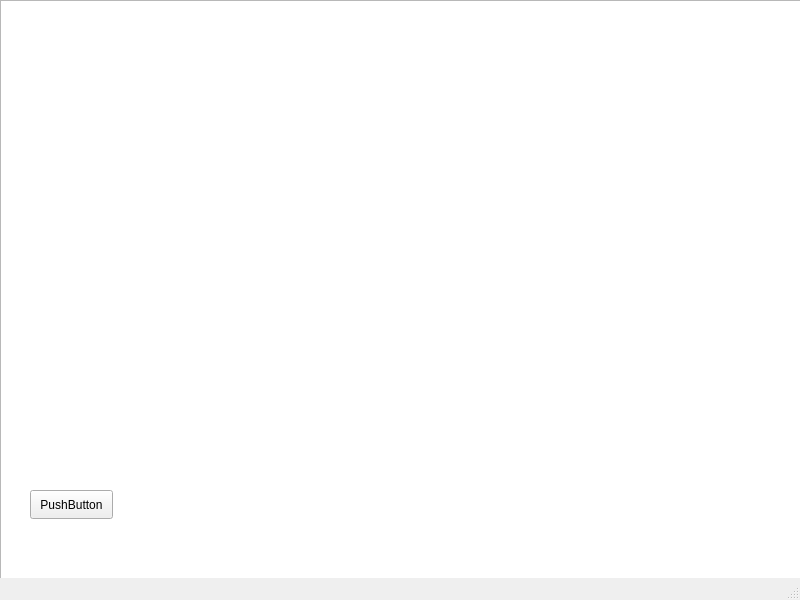
<?xml version="1.0" encoding="UTF-8"?>
<ui version="4.0">
 <class>MainWindow</class>
 <widget class="QMainWindow" name="MainWindow">
  <property name="geometry">
   <rect>
    <x>0</x>
    <y>0</y>
    <width>800</width>
    <height>600</height>
   </rect>
  </property>
  <property name="windowTitle">
   <string>MainWindow</string>
  </property>
  <widget class="QWidget" name="centralwidget">
   <widget class="QGraphicsView" name="graphicsView">
    <property name="geometry">
     <rect>
      <x>0</x>
      <y>0</y>
      <width>1200</width>
      <height>600</height>
     </rect>
    </property>
   </widget>
   <widget class="QPushButton" name="pushButton">
    <property name="geometry">
     <rect>
      <x>30</x>
      <y>490</y>
      <width>83</width>
      <height>29</height>
     </rect>
    </property>
    <property name="text">
     <string>PushButton</string>
    </property>
   </widget>
  </widget>
  <widget class="QMenuBar" name="menubar">
   <property name="geometry">
    <rect>
     <x>0</x>
     <y>0</y>
     <width>800</width>
     <height>25</height>
    </rect>
   </property>
  </widget>
  <widget class="QStatusBar" name="statusbar"/>
 </widget>
 <resources/>
 <connections/>
</ui>
